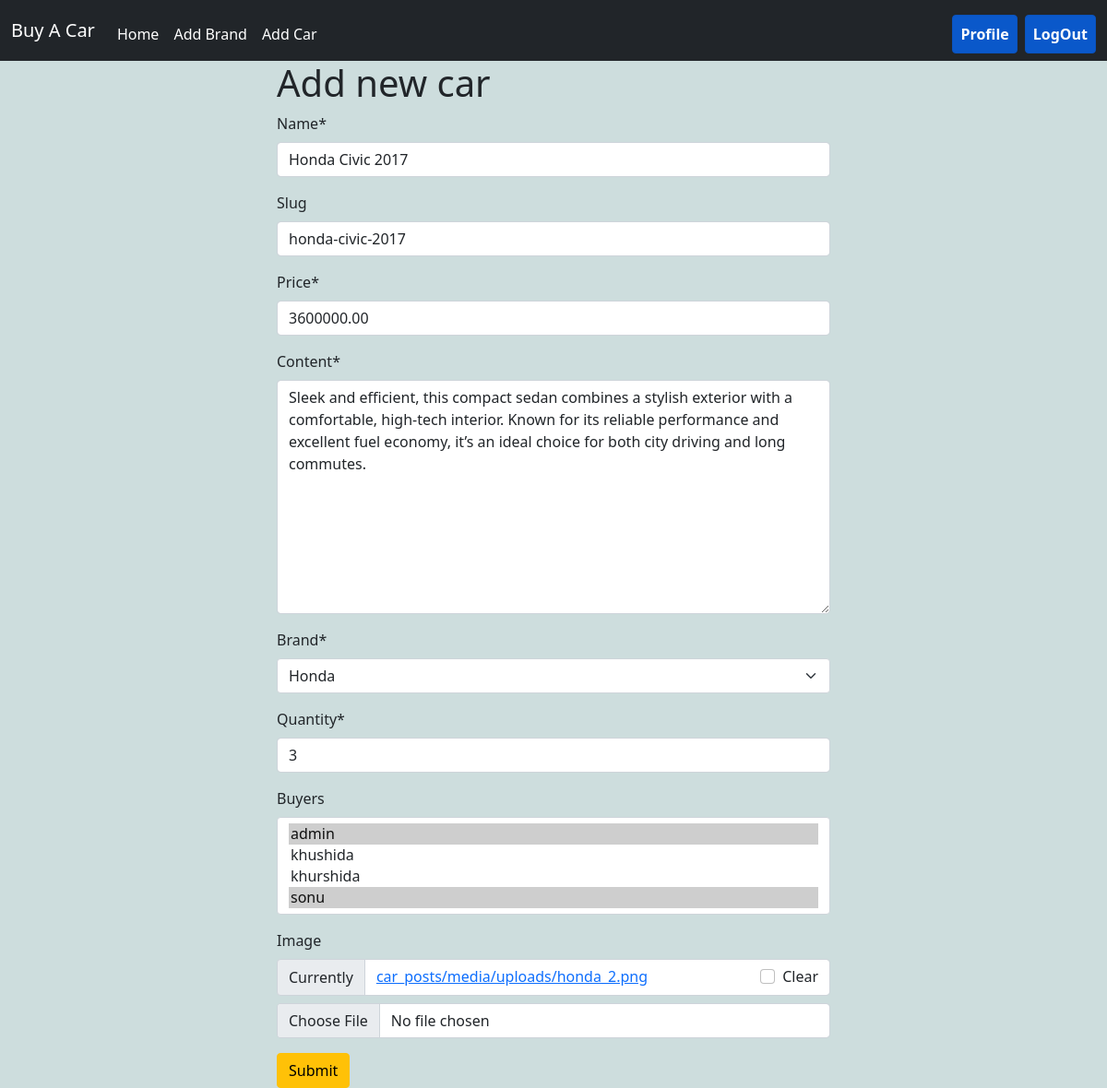
The app's page /cars/edit1/ (signed in) with its own data.
### cars/models.py (models this page shows, shortened)
class Car(models.Model):
    name = models.CharField(max_length=100)
    slug = models.SlugField(max_length=100,unique=True,null=True,blank=True) #slug
    price = models.DecimalField(max_digits=10, decimal_places=2, default=0.00)  #ex: 20000.00
    content = models.TextField(default='There is no Description for this car.')
    brand = models.ForeignKey(Brand, on_delete=models.CASCADE, default='Unknown')  # Link to Brand model
    quantity = models.PositiveIntegerField(default=1)  # Add quantity field
    buyers = models.ManyToManyField(User, related_name='purchased_cars', blank=True)
    image = models.ImageField(upload_to='car_posts/media/uploads/', blank = True, null = True)

### brands/models.py (models this page shows)
class Brand(models.Model):
    name = models.CharField(max_length=100)
    slug = models.SlugField(max_length=100,unique=True,null=True,blank=True)
    def __str__(self):
        return f'{self.name}'

### cars/views.py (the view)
# urls.py: path('edit<int:id>/', views.EditCarUpdateView.as_view(),name='edit_cars'),
@method_decorator(login_required, name='dispatch')
class EditCarUpdateView(UpdateView):
    model = models.Car
    form_class = forms.CarForm
    template_name = 'add_cars.html' #render
    success_url = reverse_lazy('Profile') #redirect
    pk_url_kwarg = 'id'

### cars/forms.py
class CarForm(forms.ModelForm):
    class Meta :
        model = Car
        exclude = ['user']

### cars/templates/add_cars.html (shortened to what this page needs)
{% extends "base.html" %}
{%  load crispy_forms_tags  %}
{% block content %}
<form class="w-50 m-auto" method="post" enctype="multipart/form-data">
<h1>Add new car</h1>
    {{form|crispy}}
    <button type='submit' class="btn btn-warning">Submit</button>
</form>
{% endblock%}

### records on screen
Car: name "Honda Civic 2017", slug "honda-civic-2017", price "3600000.00", content "Sleek and efficient, this compact sedan combines a stylish exterior with a comfortable, high-tech interior. Known for its reliable performance and excellent fuel economy, it’s an ideal choice for both city driving and long commutes.", brand "Honda", quantity "3"
